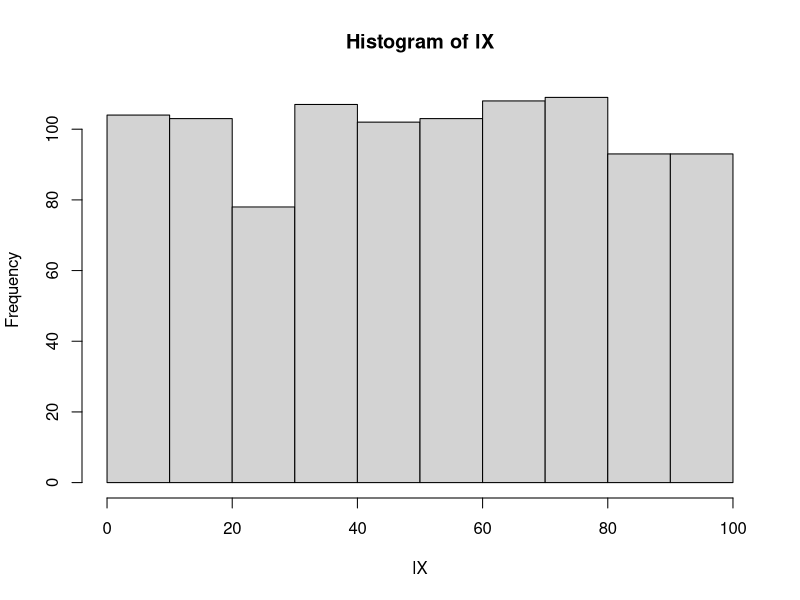
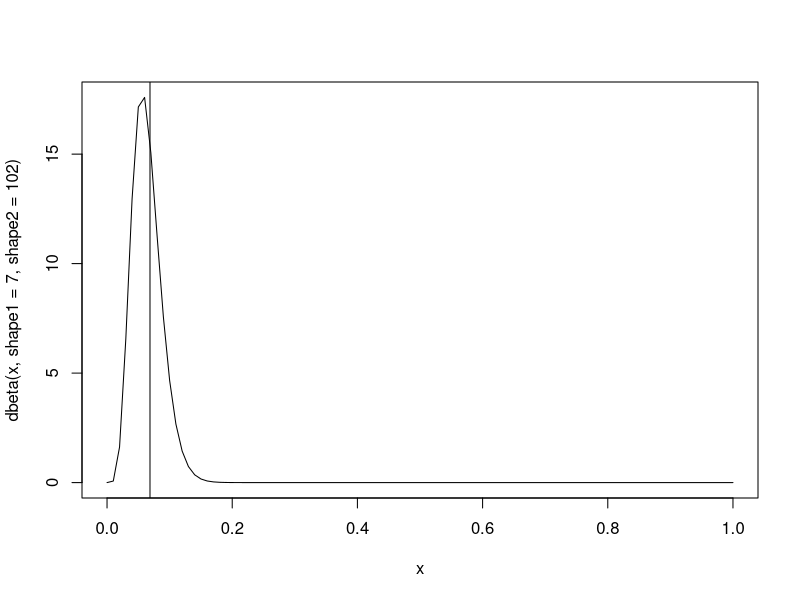
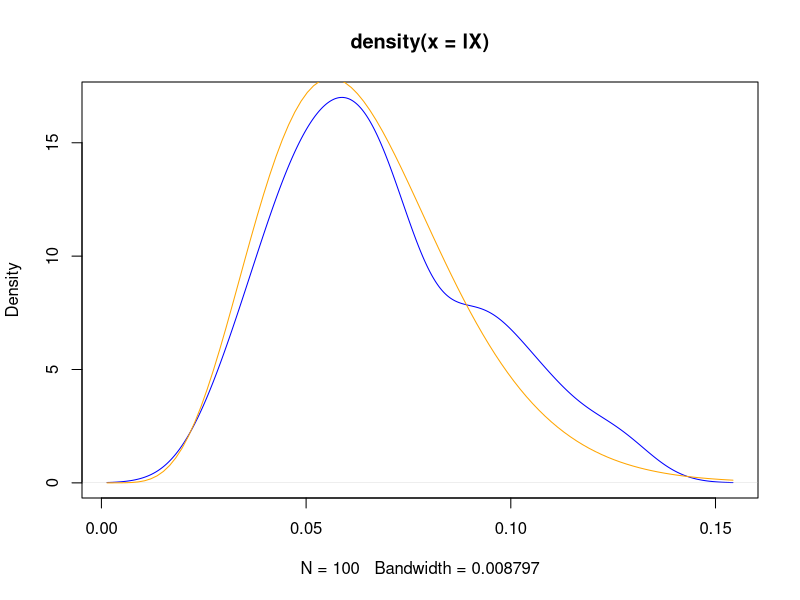
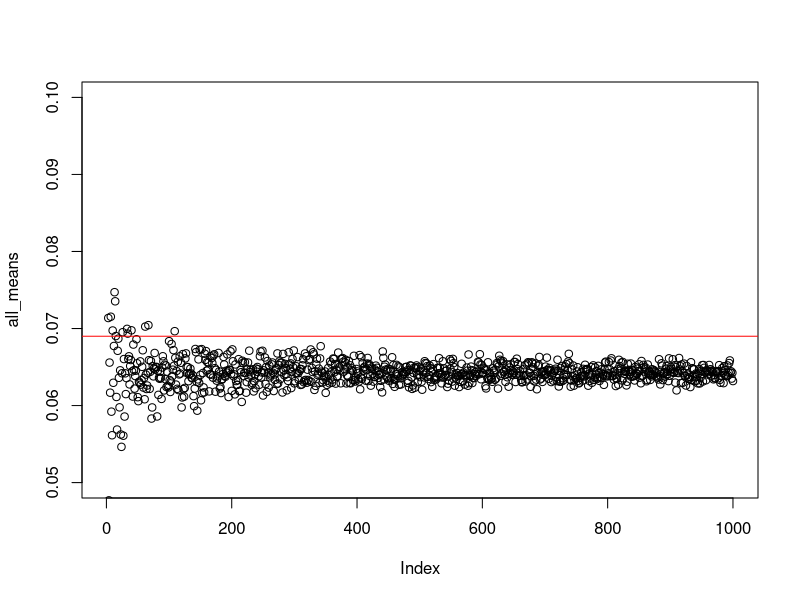
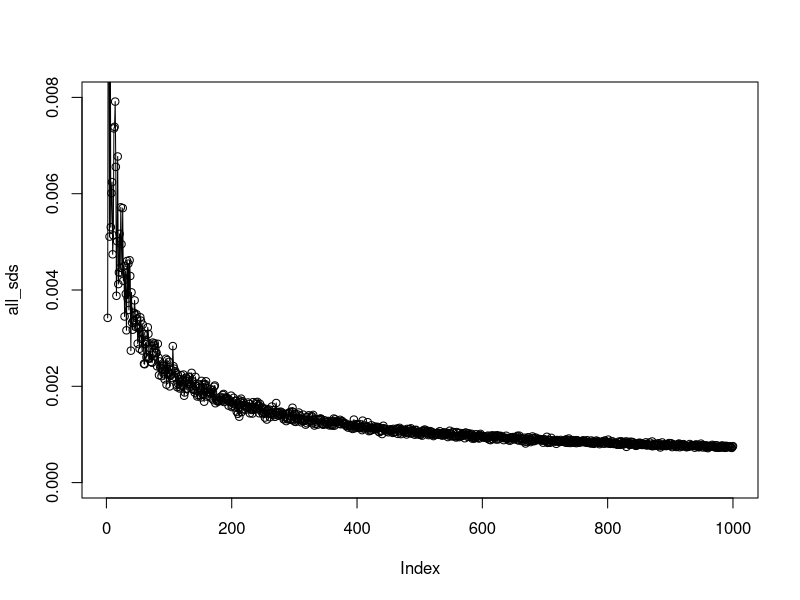

These figures' R source, in order:
## ---- chunk 1
mean(rbeta(n = 100, shape1 = 1, shape2 = 1))
## ---- chunk 2
fPriorPredictive <- function(numSamples, a, b, N){
  lX <- vector(length = numSamples)
  for(i in 1:numSamples){
    theta <- rbeta(n = 1, shape1 = a, shape2 = b)
    lX[i] <- rbinom(n = 1, size = N, prob = theta )
    #cat("\n\n theta: ", theta)
    #cat("\n lX[i] : ", lX[i])
  }
  
  return(lX)
}

lX <- fPriorPredictive(1000, 1, 1, 100)
cat("\n Mean: ", mean(lX))
hist(lX)
## ---- chunk 3
curve(dbeta(x, shape1 = 7, shape2 = 102))
cat(7/102)
abline(v=7/102)
## ---- chunk 4
fPosteriorIndependent <- function(numSamples, a, b, N){
  lX <- vector(length = numSamples)
  for(i in 1:numSamples){
    lX[i] <- rbeta(n = 1,shape1 = a, shape2 = b)
  }
  
  return(lX)
}

lX <- fPosteriorIndependent(100, 7, 102, 100)
cat("\n Mean: ", mean(lX))
#hist(lX)
#cat("\nlX", lX)
plot(density(lX), col="blue")
curve(dbeta(x, shape1 = 7, shape2 = 102), add=T, col="orange")

## ---- chunk 5
all_means <- vector()
all_sds <- vector()
j = 1
for ( i in seq(from=1, to=1000, by = 1)){
  temp <- fPosteriorIndependent(i, 7, 102, 100)
  #cat("\n temp: ", temp)
  all_means[j] <- mean(temp)
  all_sds[j] <- sd(temp, na.rm = TRUE)/sqrt(i)
  j <- j + 1
}
## ---- chunk 6
plot(all_means, ylim = c(0.05, 0.1))
abline(h=0.069, col="red")
mean(all_means)

#cat(all_sds)
plot(all_sds, ylim = c(0.000, 0.008))
lines(all_sds)
summary(all_sds)
